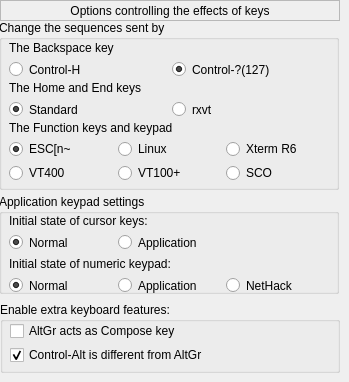
   <widget class="QWidget" name="page_4">
    <widget class="QLabel" name="label_12">
     <property name="geometry">
      <rect>
       <x>0</x>
       <y>0</y>
       <width>340</width>
       <height>21</height>
      </rect>
     </property>
     <property name="frameShape">
      <enum>QFrame::StyledPanel</enum>
     </property>
     <property name="text">
      <string>Options controlling the effects of keys</string>
     </property>
     <property name="alignment">
      <set>Qt::AlignCenter</set>
     </property>
    </widget>
    <widget class="QGroupBox" name="groupBox_9">
     <property name="geometry">
      <rect>
       <x>-1</x>
       <y>20</y>
       <width>340</width>
       <height>170</height>
      </rect>
     </property>
     <property name="title">
      <string>Change the sequences sent by</string>
     </property>
     <widget class="QLabel" name="label_13">
      <property name="geometry">
       <rect>
        <x>10</x>
        <y>20</y>
        <width>320</width>
        <height>16</height>
       </rect>
      </property>
      <property name="text">
       <string>The Backspace key</string>
      </property>
     </widget>
     <widget class="QLabel" name="label_14">
      <property name="geometry">
       <rect>
        <x>10</x>
        <y>60</y>
        <width>141</width>
        <height>16</height>
       </rect>
      </property>
      <property name="text">
       <string>The Home and End keys</string>
      </property>
     </widget>
     <widget class="QLabel" name="label_15">
      <property name="geometry">
       <rect>
        <x>10</x>
        <y>100</y>
        <width>201</width>
        <height>16</height>
       </rect>
      </property>
      <property name="text">
       <string>The Function keys and keypad</string>
      </property>
     </widget>
     <widget class="QWidget" name="layoutWidget8">
      <property name="geometry">
       <rect>
        <x>10</x>
        <y>40</y>
        <width>320</width>
        <height>19</height>
       </rect>
      </property>
      <layout class="QHBoxLayout" name="horizontalLayout_5">
       <item>
        <widget class="QRadioButton" name="rb_backspacekey_ctrlh">
         <property name="text">
          <string>Control-H</string>
         </property>
         <attribute name="buttonGroup">
          <string notr="true">buttonGroup</string>
         </attribute>
        </widget>
       </item>
       <item>
        <widget class="QRadioButton" name="rb_backspace_ctrl127">
         <property name="text">
          <string>Control-?(127)</string>
         </property>
         <property name="checked">
          <bool>true</bool>
         </property>
         <attribute name="buttonGroup">
          <string notr="true">buttonGroup</string>
         </attribute>
        </widget>
       </item>
      </layout>
     </widget>
     <widget class="QWidget" name="layoutWidget9">
      <property name="geometry">
       <rect>
        <x>10</x>
        <y>80</y>
        <width>320</width>
        <height>19</height>
       </rect>
      </property>
      <layout class="QHBoxLayout" name="horizontalLayout_6">
       <item>
        <widget class="QRadioButton" name="rb_homeendkeys_std">
         <property name="text">
          <string>Standard</string>
         </property>
         <property name="checked">
          <bool>true</bool>
         </property>
         <attribute name="buttonGroup">
          <string notr="true">buttonGroup_3</string>
         </attribute>
        </widget>
       </item>
       <item>
        <widget class="QRadioButton" name="rb_homeendkeys_rxvt">
         <property name="text">
          <string>rxvt</string>
         </property>
         <attribute name="buttonGroup">
          <string notr="true">buttonGroup_3</string>
         </attribute>
        </widget>
       </item>
      </layout>
     </widget>
     <widget class="QWidget" name="layoutWidget10">
      <property name="geometry">
       <rect>
        <x>10</x>
        <y>120</y>
        <width>320</width>
        <height>42</height>
       </rect>
      </property>
      <layout class="QGridLayout" name="gridLayout">
       <item row="0" column="0">
        <widget class="QRadioButton" name="rb_fnkeys_esc">
         <property name="text">
          <string>ESC[n~</string>
         </property>
         <property name="checked">
          <bool>true</bool>
         </property>
         <attribute name="buttonGroup">
          <string notr="true">gp_fnkeys</string>
         </attribute>
        </widget>
       </item>
       <item row="0" column="1">
        <widget class="QRadioButton" name="rb_fnkeys_linux">
         <property name="text">
          <string>Linux</string>
         </property>
         <attribute name="buttonGroup">
          <string notr="true">gp_fnkeys</string>
         </attribute>
        </widget>
       </item>
       <item row="0" column="2">
        <widget class="QRadioButton" name="rb_fnkeys_xtermr6">
         <property name="text">
          <string>Xterm R6</string>
         </property>
         <attribute name="buttonGroup">
          <string notr="true">gp_fnkeys</string>
         </attribute>
        </widget>
       </item>
       <item row="1" column="0">
        <widget class="QRadioButton" name="rb_fnkeys_vt400">
         <property name="text">
          <string>VT400</string>
         </property>
         <attribute name="buttonGroup">
          <string notr="true">gp_fnkeys</string>
         </attribute>
        </widget>
       </item>
       <item row="1" column="1">
        <widget class="QRadioButton" name="rb_fnkeys_vt100">
         <property name="text">
          <string>VT100+</string>
         </property>
         <attribute name="buttonGroup">
          <string notr="true">gp_fnkeys</string>
         </attribute>
        </widget>
       </item>
       <item row="1" column="2">
        <widget class="QRadioButton" name="rb_fnkeys_sco">
         <property name="text">
          <string>SCO</string>
         </property>
         <attribute name="buttonGroup">
          <string notr="true">gp_fnkeys</string>
         </attribute>
        </widget>
       </item>
      </layout>
     </widget>
    </widget>
    <widget class="QGroupBox" name="groupBox_10">
     <property name="geometry">
      <rect>
       <x>-1</x>
       <y>194</y>
       <width>340</width>
       <height>100</height>
      </rect>
     </property>
     <property name="title">
      <string>Application keypad settings</string>
     </property>
     <widget class="QWidget" name="layoutWidget11">
      <property name="geometry">
       <rect>
        <x>10</x>
        <y>20</y>
        <width>320</width>
        <height>80</height>
       </rect>
      </property>
      <layout class="QGridLayout" name="gridLayout_6">
       <item row="0" column="0" colspan="3">
        <widget class="QLabel" name="label_16">
         <property name="text">
          <string>Initial state of cursor keys:</string>
         </property>
        </widget>
       </item>
       <item row="1" column="0">
        <widget class="QRadioButton" name="rb_inicursorkeys_normal">
         <property name="text">
          <string>Normal</string>
         </property>
         <property name="checked">
          <bool>true</bool>
         </property>
         <attribute name="buttonGroup">
          <string notr="true">buttonGroup_4</string>
         </attribute>
        </widget>
       </item>
       <item row="1" column="1">
        <widget class="QRadioButton" name="rb_inicursorkeys_app">
         <property name="text">
          <string>Application</string>
         </property>
         <attribute name="buttonGroup">
          <string notr="true">buttonGroup_4</string>
         </attribute>
        </widget>
       </item>
       <item row="2" column="0" colspan="3">
        <widget class="QLabel" name="label_17">
         <property name="text">
          <string>Initial state of numeric keypad:</string>
         </property>
        </widget>
       </item>
       <item row="3" column="0">
        <widget class="QRadioButton" name="rb_ininumkeys_normal">
         <property name="text">
          <string>Normal</string>
         </property>
         <property name="checked">
          <bool>true</bool>
         </property>
        </widget>
       </item>
       <item row="3" column="1">
        <widget class="QRadioButton" name="rb_ininumkeys_app">
         <property name="text">
          <string>Application</string>
         </property>
        </widget>
       </item>
       <item row="3" column="2">
        <widget class="QRadioButton" name="rb_ininumerickeys_nethack">
         <property name="text">
          <string>NetHack</string>
         </property>
        </widget>
       </item>
      </layout>
     </widget>
    </widget>
    <widget class="QGroupBox" name="groupBox_11">
     <property name="geometry">
      <rect>
       <x>0</x>
       <y>302</y>
       <width>340</width>
       <height>71</height>
      </rect>
     </property>
     <property name="title">
      <string>Enable extra keyboard features:</string>
     </property>
     <widget class="QWidget" name="layoutWidget12">
      <property name="geometry">
       <rect>
        <x>10</x>
        <y>20</y>
        <width>320</width>
        <height>42</height>
       </rect>
      </property>
      <layout class="QVBoxLayout" name="verticalLayout_18">
       <item>
        <widget class="QCheckBox" name="chb_altgrkey">
         <property name="text">
          <string>AltGr acts as Compose key</string>
         </property>
        </widget>
       </item>
       <item>
        <widget class="QCheckBox" name="chb_ctrl_alt">
         <property name="text">
          <string>Control-Alt is different from AltGr</string>
         </property>
         <property name="checked">
          <bool>true</bool>
         </property>
        </widget>
       </item>
      </layout>
     </widget>
    </widget>
   </widget>
